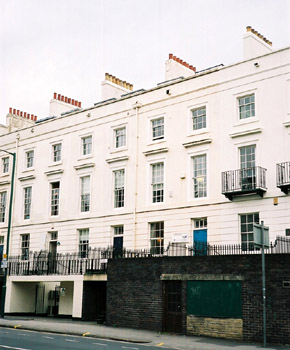
#> input picture downloaded-images/prop-100-T.jpg, 290 x 350 px
$ python -i tools_build_house_dossier.py   (imports and definitions only)
#> lines starting #> are read from the running program, lines starting #| are printed output that depends on the picture
#> further down, picture is the input picture: PIL image 290x350 RGB; mean R, G, B 178.3, 175.3, 171.2
#!/usr/bin/env python3
"""Make a dossier PDF for one house out of photographed pages.

A. Hagues photographs a bound document — somebody's history of a house, a
sheaf of deeds, a folder from the Archives — and wants it back as one PDF that
reads properly rather than sixteen loose snapshots.

    python3 tools_build_house_dossier.py <folder>

The folder holds the page images and a dossier.json beside them:

    {
      "title":    "A History of Mevell House",
      "subtitle": "7 Newcastle Circus, The Park, Nottingham",
      "property_id": 204,
      "credit":   "Compiled by …, photographed by A. Hagues",
      "note":     "anything to say about the document as a whole",
      "pages": [
        { "file": "P1210730.jpeg", "caption": "Cover",
          "text": "the transcription, if there is one" }
      ]
    }

Pages with a transcription get the text set beside the image, which is the
point: a photograph of a typed page is not searchable and a transcription is.
Pages without one are reproduced with their caption and nothing invented.

Renders through the Chrome already on the machine, in a throwaway profile.
"""
import html
import json
import os
import shutil
import subprocess
import sys
import tempfile
from base64 import b64encode
from io import BytesIO
from datetime import date

CHROMES = [
    '/Applications/Google Chrome.app/Contents/MacOS/Google Chrome',
    '/Applications/Chromium.app/Contents/MacOS/Chromium',
    shutil.which('google-chrome') or '', shutil.which('chromium') or '',
]
SERIF = "Georgia, 'Times New Roman', serif"

CSS = """
@page { size: A4; margin: 18mm 16mm; }
* { box-sizing: border-box; }
html { -webkit-print-color-adjust: exact; print-color-adjust: exact; }
body { margin:0; font-family: Georgia,'Times New Roman',serif; font-size:10.5pt;
  line-height:1.55; color:#2a2418; }
.title { border-bottom:2px solid #2f4d27; padding-bottom:16px; margin-bottom:20px; }
.title .brand { font-size:8.5pt; letter-spacing:.14em; text-transform:uppercase;
  color:#6a5c44; margin-bottom:8px; }
.title h1 { margin:0 0 4px; font-size:23pt; line-height:1.15; }
.title .sub { margin:0; color:#6a5c44; font-size:12pt; font-style:italic; }
.title .meta { margin-top:10px; font-size:8.5pt; color:#8a7a5a; }
.note { background:#f6f2e7; border:1px solid #e0d8c4; border-left:4px solid #a3741f;
  border-radius:0 5px 5px 0; padding:11px 15px; margin:0 0 20px; font-size:9.5pt; }
.note p { margin:0 0 7px; } .note p:last-child { margin:0; }
.contents { margin:0 0 24px; }
.contents b { display:block; font-size:8.5pt; letter-spacing:.12em; text-transform:uppercase;
  color:#6a5c44; margin-bottom:6px; }
.contents ol { margin:0; padding-left:18px; font-size:9.5pt; columns:2; column-gap:24px; }
.page { break-inside:avoid; break-before:page; padding-top:4pt; }
.page:first-of-type { break-before:auto; }
.page h2 { font-size:12.5pt; margin:0 0 3pt; }
.page .n { font-size:8pt; color:#8a7a5a; letter-spacing:.1em; text-transform:uppercase; }
.plate { margin:8pt 0 0; text-align:center; }
.plate img { max-width:100%; max-height:150mm; border:1px solid #d8cfb4;
  background:#fff; box-shadow:0 1px 3px rgba(0,0,0,.12); }
.plate .src { font-size:7.5pt; color:#a09070; margin-top:4pt; font-family:Menlo,monospace; }
.text { margin-top:10pt; font-size:10pt; white-space:pre-wrap; }
.text.none { color:#8a7a5a; font-style:italic; white-space:normal; }
.foot { margin-top:22pt; padding-top:9pt; border-top:1px solid #e0d8c4;
  font-size:8.5pt; color:#8a7a5a; break-inside:avoid; }
"""


LONG_EDGE = 1800          # plenty for a printed page; keeps the PDF sendable
JPEG_QUALITY = 80


# [41 lines left out: function data_uri, not called in this run]


def _span(profile, floor):
    hits = [i for i, v in enumerate(profile) if v > floor]
    return (hits[0], hits[-1]) if hits else (0, len(profile) - 1)


def auto_crop(im, tight=False, pad=0.015):
    """Find the sheet in a photograph of a page, and optionally the ink on it.

    The photographs are of a bound book on a desk: there is carpet round the
    edges, a comb binding down one side, and a lot of margin. Stage one keeps
    the bright part, which is the paper. Stage two, for a map, keeps only what
    is printed on it, so the plate is the map rather than the desk it sat on.
    """
#> called with tight = False, pad = 0.015
    from PIL import Image, ImageFilter
    small = im.convert('L').resize((max(8, im.width // 8), max(8, im.height // 8)),
                                   Image.BILINEAR)
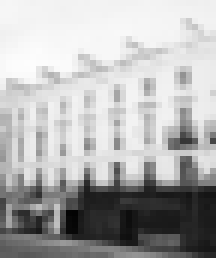
#> small: PIL image 36x43 L (shown 6 times larger); min 3, max 253, mean 175.8
    small = small.filter(ImageFilter.MedianFilter(3))
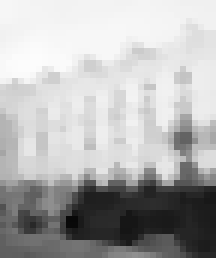
#> small: PIL image 36x43 L (shown 6 times larger); min 8, max 252, mean 177.5
    w, h = small.size
#> w = 36; h = 43
    px = small.load()

    hi = sorted(px[x, y] for y in range(0, h, 3) for x in range(0, w, 3))
#> hi = 180 values from 8 to 252
    white = hi[int(len(hi) * 0.97)]
#> white = 248
    papery = max(40, int(white * 0.62))
#> papery = 153
    x0, x1 = _span([sum(1 for y in range(h) if px[x, y] > papery) / h for x in range(w)], 0.45)
#> in _span, `hits = [i for i, v in enumerate(profile) if v > floor]`: hits = 36 values from 0 to 35
#> x0 = 0; x1 = 35
    y0, y1 = _span([sum(1 for x in range(w) if px[x, y] > papery) / w for y in range(h)], 0.45)
#> y0 = 0; y1 = 29

    if tight:
        ix = max(1, int((x1 - x0) * 0.02))
        iy = max(1, int((y1 - y0) * 0.02))
        bx0, bx1, by0, by1 = x0 + ix, x1 - ix, y0 + iy, y1 - iy
        if bx1 - bx0 > 10 and by1 - by0 > 10:
            inner = sorted(px[x, y] for y in range(by0, by1) for x in range(bx0, bx1))
            dark = int(inner[int(len(inner) * 0.80)] * 0.78)
            cx0, cx1 = _span([sum(1 for y in range(by0, by1) if px[x, y] < dark)
                              / (by1 - by0) for x in range(bx0, bx1)], 0.02)
            cy0, cy1 = _span([sum(1 for x in range(bx0, bx1) if px[x, y] < dark)
                              / (bx1 - bx0) for y in range(by0, by1)], 0.02)
            if cx1 - cx0 > 8 and cy1 - cy0 > 8:
                x0, x1, y0, y1 = bx0 + cx0, bx0 + cx1, by0 + cy0, by0 + cy1

    sx, sy = im.width / w, im.height / h
#> sx = 8.06; sy = 8.14
    px0, py0, px1, py1 = int(x0 * sx), int(y0 * sy), int(x1 * sx), int(y1 * sy)
#> px0 = 0; py0 = 0; px1 = 281; py1 = 236
    dx, dy = int((px1 - px0) * pad), int((py1 - py0) * pad)
#> dx = 4; dy = 3
    return (max(0, px0 - dx), max(0, py0 - dy),
            min(im.width, px1 + dx), min(im.height, py1 + dy))

HISTORY_CSS = """
@page { size: A4; margin: 20mm 18mm 16mm; }
* { box-sizing: border-box; }
html { -webkit-print-color-adjust: exact; print-color-adjust: exact; }
:root {
  --paper:#FCFBF7; --ink:#1E1B16; --muted:#71684F; --rule:#E4DDCC;
  --blue:#2E4A68; --blue-soft:#EDF1F6; --blue-rule:#C6D4E2;
}
body { margin:0; background:var(--paper); color:var(--ink);
  font-family: Georgia,'Times New Roman',serif; font-size:10.5pt; line-height:1.62; }
a { color:var(--blue); text-decoration:none; border-bottom:1px solid var(--blue-rule); }

/* ---- title page ---- */
.title { break-after:page; padding-top:14mm; }
.brand { font-size:8pt; letter-spacing:.2em; text-transform:uppercase;
  color:var(--muted); margin-bottom:14px; }
.title h1 { margin:0 0 6px; font-size:30pt; line-height:1.1; letter-spacing:-.01em;
  text-wrap:balance; }
.title .sub { margin:0; font-size:13pt; font-style:italic; color:var(--muted); }
.title .rule { height:3px; background:var(--blue); width:64px; margin:20px 0 18px; }
.title .meta { font-size:9pt; color:var(--muted); line-height:1.8; }
.title .meta b { color:var(--ink); font-weight:normal; }

.note { background:var(--blue-soft); border-left:3px solid var(--blue);
  padding:13px 17px; margin:22px 0 0; font-size:9.5pt; line-height:1.55; }
.note p { margin:0 0 8px; } .note p:last-child { margin:0; }
.note b { letter-spacing:.06em; }

.toc { margin-top:26px; }
.toc .lab, .plates-lab { font-size:8pt; letter-spacing:.2em; text-transform:uppercase;
  color:var(--muted); border-bottom:1px solid var(--rule); padding-bottom:6px;
  margin-bottom:10px; }
.toc ol { margin:0; padding:0; list-style:none; font-size:10pt; }
.toc li { display:flex; justify-content:space-between; gap:12px; padding:4px 0;
  border-bottom:1px dotted var(--rule); }
.toc li span:last-child { color:var(--muted); font-size:9pt; white-space:nowrap; }

/* ---- the text ---- */
.sec { break-before:page; }
.shead { border-bottom:1px solid var(--rule); padding-bottom:9px; margin-bottom:16px; }
.eyebrow { font-size:8pt; letter-spacing:.2em; text-transform:uppercase; color:var(--blue); }
.sec h2 { margin:4px 0 0; font-size:17pt; line-height:1.2; text-wrap:balance; }
.plateref { margin-top:7px; font-size:8.5pt; color:var(--muted); }
.bodytext { max-width:34em; }
.bodytext p { margin:0 0 11px; }
.bodytext p:last-child { margin:0; }

table.rows { width:100%; border-collapse:collapse; font-size:9.8pt; }
table.rows td { padding:7px 10px 7px 0; border-bottom:1px solid var(--rule);
  vertical-align:top; }
table.rows td.yr { width:23mm; white-space:nowrap; font-family:Menlo,Consolas,monospace;
  font-size:8.6pt; letter-spacing:-.02em; color:var(--blue); padding-top:9px; }
table.rows td.yr a { border:0; }
table.rows td.what b { font-weight:normal; }
table.rows .sub { display:block; color:var(--muted); font-size:9pt; margin-top:2px; }
table.rows tr.none td { color:var(--muted); font-style:italic; }

pre.verbatim { font-family:Menlo,Consolas,monospace; font-size:8.6pt; line-height:1.5;
  white-space:pre-wrap; background:#F6F4ED; border:1px solid var(--rule);
  padding:11px 13px; margin:0 0 13px; }

.ed { margin-top:16px; border-top:1px solid var(--rule); padding-top:10px;
  font-size:9pt; color:var(--muted); max-width:34em; }
.ed b { color:var(--blue); font-weight:normal; letter-spacing:.14em;
  text-transform:uppercase; font-size:7.5pt; display:block; margin-bottom:4px; }
.ed p { margin:0 0 7px; } .ed p:last-child { margin:0; }

/* ---- plates ---- */
.plate-page { break-before:page; break-inside:avoid; }
.pnum { font-size:8pt; letter-spacing:.2em; text-transform:uppercase; color:var(--blue); }
.plate-page h3 { margin:3px 0 10px; font-size:13pt; font-weight:normal;
  border-bottom:1px solid var(--rule); padding-bottom:8px; text-wrap:balance; }
.pimg { text-align:center; margin:7mm 0 0; }
.pimg img { max-width:100%; max-height:198mm; width:auto; height:auto;
  border:1px solid var(--rule); background:#fff; }
.pback { margin-top:7mm; padding-top:7px; border-top:1px solid var(--rule);
  font-size:8.5pt; color:var(--muted);
  display:flex; justify-content:space-between; gap:12px; }
.pback .file { font-family:Menlo,Consolas,monospace; font-size:7.5pt; }
.inline-plate { margin:0 0 15px; text-align:center; }
.inline-plate img { max-width:100%; max-height:118mm; border:1px solid var(--rule);
  background:#fff; }
.inline-plate .cap { font-size:8pt; color:var(--muted); margin-top:6px; }

.foot { break-before:page; font-size:9pt; color:var(--muted); max-width:34em; }
.foot h4 { font-size:8pt; letter-spacing:.2em; text-transform:uppercase; color:var(--blue);
  margin:0 0 9px; font-weight:normal; }
.foot p { margin:0 0 9px; }
"""

ORDINALS = ['', 'One', 'Two', 'Three', 'Four', 'Five', 'Six', 'Seven', 'Eight',
            'Nine', 'Ten', 'Eleven', 'Twelve']


# [222 lines left out: functions paras, build_history, build, render, main, not called in this run]


# [2 lines not run here, left out]

>>> from PIL import Image
>>> picture = Image.open('downloaded-images/prop-100-T.jpg')
>>> result = auto_crop(picture)
#> result = (0, 0, 285, 239)

$ run again, on downloaded-images/prop-129-T.jpg
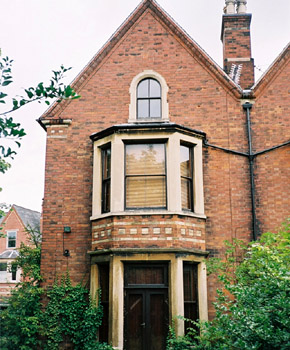
#> input picture downloaded-images/prop-129-T.jpg, 290 x 350 px
#> picture is the input picture: PIL image 290x350 RGB; mean R, G, B 154.3, 139.2, 120
#> in auto_crop, `small = im.convert('L').resize((max(8, im.width // 8), max(8, im.heigh..`:
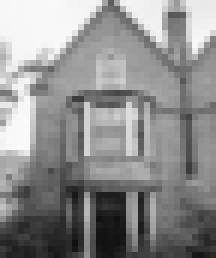
#> small: PIL image 36x43 L (shown 6 times larger); min 16, max 250, mean 141.5
#> in auto_crop, `small = small.filter(ImageFilter.MedianFilter(3))`:
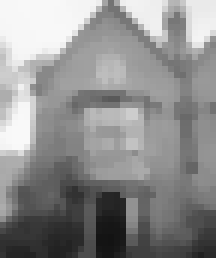
#> small: PIL image 36x43 L (shown 6 times larger); min 19, max 249, mean 142
#> hi = 180 values from 19 to 249
#> white = 248
#> papery = 153
#> hits = [0, 1, 2, 3, 4, 5, 20, 21, 22, 23]
#> x0 = 0; x1 = 23
#> y0 = 0; y1 = 24
#> px0 = 0; px1 = 185; py1 = 195
#> dx = 2
#> result = (0, 0, 187, 197)

$ run again, on downloaded-images/prop-146-T.jpg
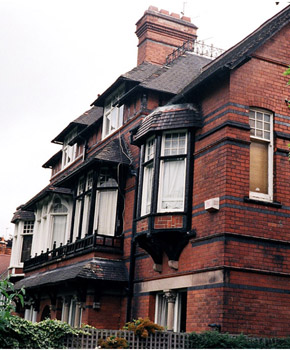
#> input picture downloaded-images/prop-146-T.jpg, 290 x 350 px
#> picture is the input picture: PIL image 290x350 RGB; mean R, G, B 129.2, 115.5, 114.6
#> in auto_crop, `small = im.convert('L').resize((max(8, im.width // 8), max(8, im.heigh..`:
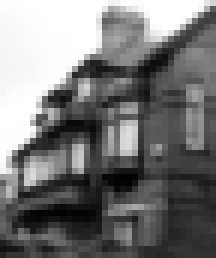
#> small: PIL image 36x43 L (shown 6 times larger); min 1, max 255, mean 119.3
#> in auto_crop, `small = small.filter(ImageFilter.MedianFilter(3))`:
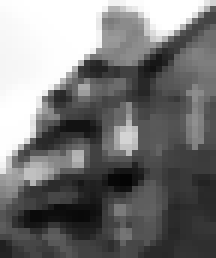
#> small: PIL image 36x43 L (shown 6 times larger); min 4, max 255, mean 118.9
#> hi = 180 values from 4 to 255
#> white = 255
#> papery = 158
#> hits = [0, 1, 2, 3, 4, 5, 6]
#> x0 = 0; x1 = 6
#> y0 = 0; y1 = 7
#> px0 = 0; px1 = 48; py1 = 56
#> dx = 0
#> result = (0, 0, 48, 56)

$ run again, on downloaded-images/prop-147-T.jpg
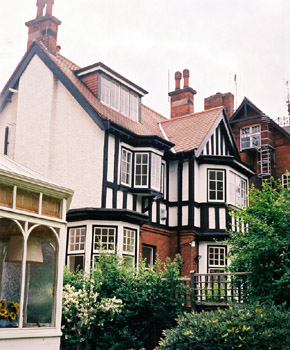
#> input picture downloaded-images/prop-147-T.jpg, 290 x 350 px
#> picture is the input picture: PIL image 290x350 RGB; mean R, G, B 148.2, 145.1, 136.8
#> in auto_crop, `small = im.convert('L').resize((max(8, im.width // 8), max(8, im.heigh..`:
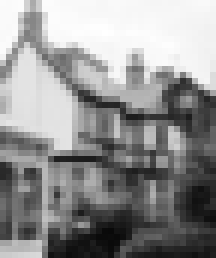
#> small: PIL image 36x43 L (shown 6 times larger); min 9, max 255, mean 145.1
#> in auto_crop, `small = small.filter(ImageFilter.MedianFilter(3))`:
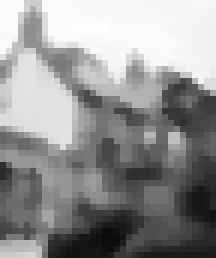
#> small: PIL image 36x43 L (shown 6 times larger); min 11, max 253, mean 145.8
#> hi = 180 values from 11 to 252
#> white = 250
#> papery = 155
#> hits = [0, 1, 2, 3, 4, 5, 6, 7, 8, 9, 24]
#> x0 = 0; x1 = 24
#> y0 = 0; y1 = 16
#> px0 = 0; px1 = 193; py1 = 130
#> dx = 2; dy = 1
#> result = (0, 0, 195, 131)
